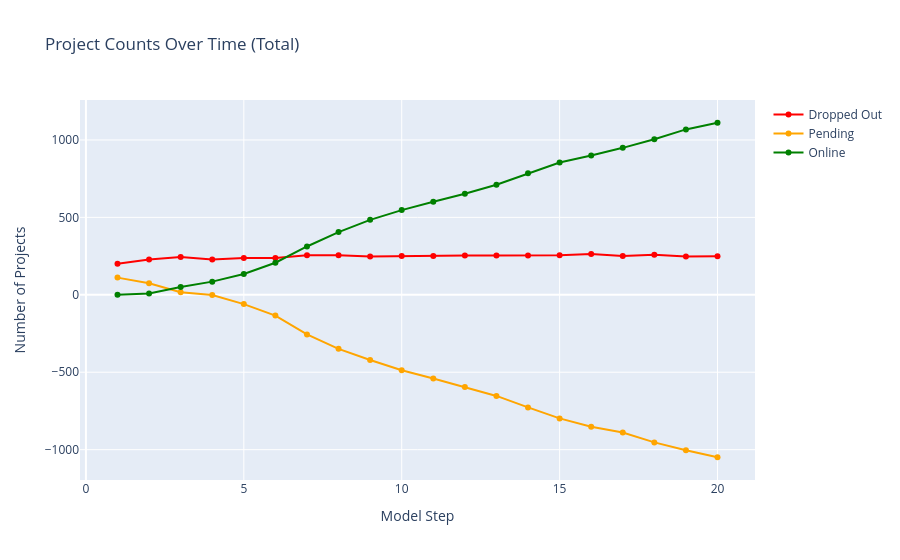
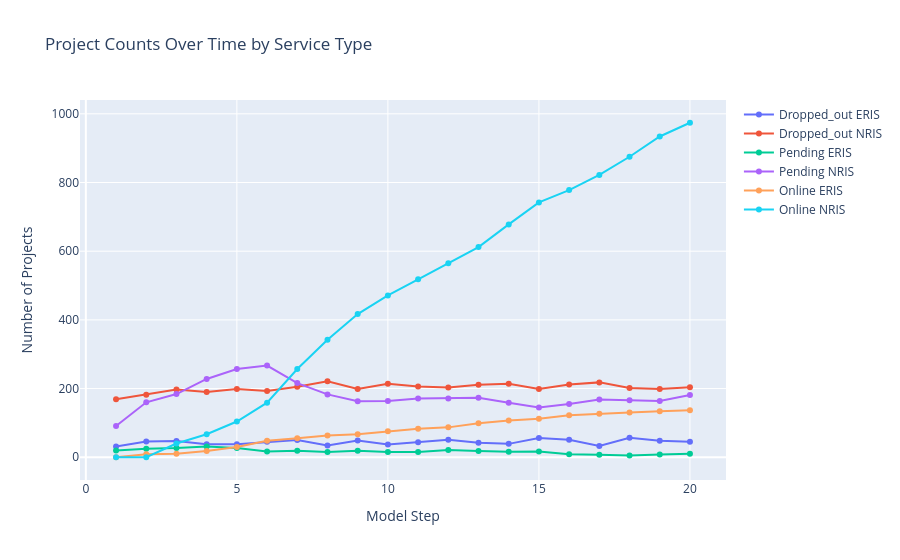
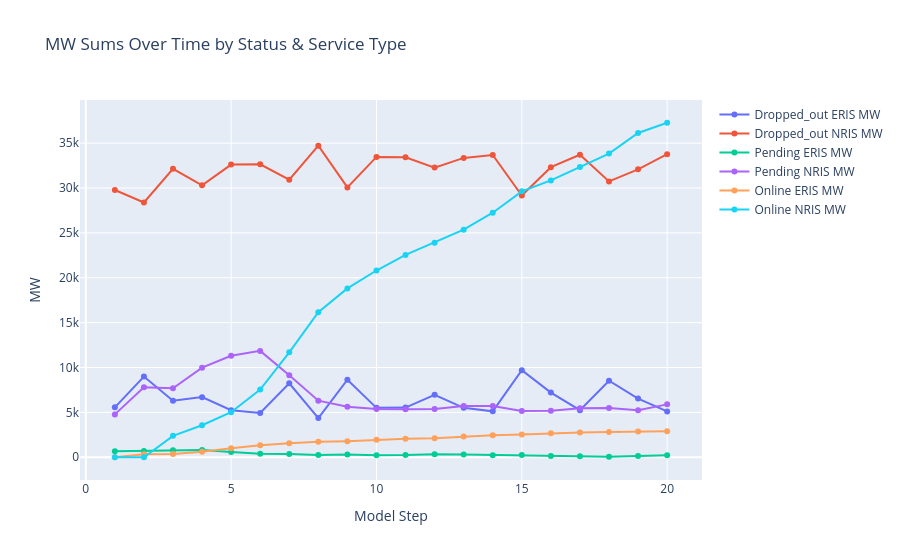

Write notebook code for charts like these, in order.
### Markdown cell above
# System Plots

### Code cell
import pandas as pd
import plotly.graph_objects as go

# Load your CSV with model-level summaries
df = pd.read_csv("model_round_summary.csv")
loads = [
    832781, 874976, 923354, 978959, 1031851, 1099623, 1175225, 1248118,
    1279778, 1305481, 1328045, 1352954, 1366152, 1382541, 1397072, 1416841,
    1426536, 1440664, 1454597, 1473297, 1482068
]

# Growth percentages
growth = [
    4.8, 2.9, 5.1, 5.5, 6.0, 5.4, 6.6, 6.9, 6.2, 2.5,
    2.0, 1.7, 1.9, 1.0, 1.2, 1.1, 1.4, 0.7, 1.0, 1.0, 1.3
]

# Years starting from 2026
years = list(range(2026, 2026 + len(loads)))

# Make DataFrame
df_load = pd.DataFrame({
    "RTO": ["PJM RTO"] * len(loads),
    "Year": years,
    "Load": loads,
    "Growth (%)": growth
})

print(df_load)


# -------------------------------
# 1. Counts: dropped_out, pending, online (total)
fig_counts_total = go.Figure()
fig_counts_total.add_trace(go.Scatter(
    x=df['model_step'],
    y=df['dropped_out_count'],
    mode='lines+markers',
    name='Dropped Out',
    line=dict(color='red')
))
fig_counts_total.add_trace(go.Scatter(
    x=df['model_step'],
    y=df['pending_count'],
    mode='lines+markers',
    name='Pending',
    line=dict(color='orange')
))
fig_counts_total.add_trace(go.Scatter(
    x=df['model_step'],
    y=df['online_count'],
    mode='lines+markers',
    name='Online',
    line=dict(color='green')
))
fig_counts_total.update_layout(
    title="Project Counts Over Time (Total)",
    xaxis_title="Model Step",
    yaxis_title="Number of Projects"
)
fig_counts_total.show()

# -------------------------------
# 2. Counts by service type
status_types = ['dropped_out', 'pending', 'online']
service_types = ['eris', 'nris']

fig_counts_service = go.Figure()
for status in status_types:
    for service in service_types:
        col_name = f"{status}_{service}_count"
        fig_counts_service.add_trace(go.Scatter(
            x=df['model_step'],
            y=df[col_name],
            mode='lines+markers',
            name=f"{status.capitalize()} {service.upper()}",
        ))
fig_counts_service.update_layout(
    title="Project Counts Over Time by Service Type",
    xaxis_title="Model Step",
    yaxis_title="Number of Projects"
)
fig_counts_service.show()

# -------------------------------
# 3. MW by status & service type
fig_mw_service = go.Figure()
for status in status_types:
    for service in service_types:
        col_name = f"{status}_{service}_mw"
        fig_mw_service.add_trace(go.Scatter(
            x=df['model_step'],
            y=df[col_name],
            mode='lines+markers',
            name=f"{status.capitalize()} {service.upper()} MW",
        ))
fig_mw_service.update_layout(
    title="MW Sums Over Time by Status & Service Type",
    xaxis_title="Model Step",
    yaxis_title="MW"
)
fig_mw_service.show()

# -------------------------------
-
# 5. Construction Times
fig_construction = go.Figure()
fig_construction.add_trace(go.Scatter(
    x=df['model_step'],
    y=df['avg_construction_time'],
    mode='lines+markers',
    name='Avg Construction Time (All)',
    line=dict(color='blue')
))
fig_construction.add_trace(go.Scatter(
    x=df['model_step'],
    y=df['avg_construction_time_eris'],
    mode='lines+markers',
    name='Avg Construction Time (ERIS)',
    line=dict(color='green', dash='dash')
))
fig_construction.add_trace(go.Scatter(
    x=df['model_step'],
    y=df['avg_construction_time_nris'],
    mode='lines+markers',
    name='Avg Construction Time (NRIS)',
    line=dict(color='red', dash='dot')
))
fig_construction.update_layout(
    title="Average Construction Time Over Time",
    xaxis_title="Model Step",
    yaxis_title="Time (years)"
)
fig_construction.show()

# -------------------------------
# 6. Study Times
fig_study = go.Figure()
fig_study.add_trace(go.Scatter(
    x=df['model_step'],
    y=df['study_time_all'],
    mode='lines+markers',
    name='Avg Study Time (All)',
    line=dict(color='cyan')
))
fig_study.add_trace(go.Scatter(
    x=df['model_step'],
    y=df['study_time_eris'],
    mode='lines+markers',
    name='Avg Study Time (ERIS)',
    line=dict(color='lime', dash='dash')
))
fig_study.add_trace(go.Scatter(
    x=df['model_step'],
    y=df['study_time_nris'],
    mode='lines+markers',
    name='Avg Study Time (NRIS)',
    line=dict(color='magenta', dash='dot')
))
fig_study.update_layout(
    title="Average Study Time Over Time",
    xaxis_title="Model Step",
    yaxis_title="Time (years)"
)
fig_study.show()

# 7. Assigned Costs
fig_assigned_cost = go.Figure()
fig_assigned_cost.add_trace(go.Scatter(
    x=df['model_step'],
    y=df['nu_all_avg'],
    mode='lines+markers',
    name='Avg Assigned Cost (All)',
    line=dict(color='blue')
))
fig_assigned_cost.add_trace(go.Scatter(
    x=df['model_step'],
    y=df['nu_eris_avg'],
    mode='lines+markers',
    name='Avg Assigned Cost (ERIS)',
    line=dict(color='green', dash='dash')
))
fig_assigned_cost.add_trace(go.Scatter(
    x=df['model_step'],
    y=df['nu_nris_avg'],
    mode='lines+markers',
    name='Avg Assigned Cost (NRIS)',
    line=dict(color='red', dash='dot')
))
fig_assigned_cost.update_layout(
    title="Average Assigned Cost Per Round",
    xaxis_title="Model Step",
    yaxis_title="Cost (currency units)",  # adjust as needed
    template="plotly_white"
)
fig_assigned_cost.show()

#Capacity Price

fig_capacity = go.Figure()
fig_capacity.add_trace(go.Scatter(
    x=df['model_step'],
    y=df['capacity_price'],
    mode='lines',
    name='Capacity Price',
    line=dict(color='black')
))

fig_capacity.update_layout(
    title="Capacity Price Over Time",
    xaxis_title="Model Step",
    yaxis_title="$/MW-day",  # adjust as needed
    template="plotly_white"
)
fig_capacity.show()

#SMEC
fig_smec = go.Figure()
fig_smec.add_trace(go.Scatter(
    x=df['model_step'],
    y=df['system_marginal_energy_price'],
    mode='lines+markers',
    name='SMEC',
    line=dict(color='blue')
))

fig_smec.update_layout(
    title="SMEC Over Time",
    xaxis_title="Model Step",
    yaxis_title="$/MWh",  
    template="plotly_white"
)
fig_smec.show()
import plotly.graph_objects as go

# Assuming installed capacity is sum of online MWs per step
df['installed_capacity'] = df['online_eris_mw'] + df['online_nris_mw']
import plotly.graph_objects as go
import pandas as pd

# Example installed capacity from your df
df['installed_capacity'] = df['online_eris_mw'] + df['online_nris_mw']

# Convert load to GWh
loads_gwh = [x / 1000 for x in loads]

# Years corresponding to the load
years = list(range(2026, 2026 + len(loads_gwh)))

# Make figure
fig_load_capacity = go.Figure()

# Plot installed capacity
fig_load_capacity.add_trace(go.Scatter(
    x=years,
    y=df['installed_capacity'][:len(years)],
    mode='lines+markers',
    name='Installed Capacity (MW)',
    line=dict(color='blue')
))

# Plot load in GWh
fig_load_capacity.add_trace(go.Scatter(
    x=years,
    y=loads_gwh,
    mode='lines+markers',
    name='Load (GWh)',
    line=dict(color='red'),
    yaxis='y2'
))

# Add secondary y-axis
fig_load_capacity.update_layout(
    title="Installed Capacity vs Load (GWh)",
    xaxis_title="Year",
    yaxis=dict(title="Installed Capacity (MW)", side="left"),
    yaxis2=dict(title="Load (GWh)", overlaying='y', side='right'),
    template="plotly_white"
)

fig_load_capacity.show()

### Figure 1 — Plotly figure (JSON) as saved in the notebook; plotly's stock layout.template omitted (floating-point values rounded to 4 significant figures)
{"data": [{"line": {"color": "red"}, "mode": "lines+markers", "name": "Dropped Out", "type": "scatter", "x": [1, 2, 3, 4, 5, 6, 7, 8, 9, 10, 11, 12, 13, 14, 15, 16, 17, 18, 19, 20], "y": [200, 228, 244, 228, 237, 238, 255, 255, 248, 251, 250, 254, 253, 253, 255, 263, 251, 259, 247, 249]}, {"line": {"color": "orange"}, "mode": "lines+markers", "name": "Pending", "type": "scatter", "x": [1, 2, 3, 4, 5, 6, 7, 8, 9, 10, 11, 12, 13, 14, 15, 16, 17, 18, 19, 20], "y": [111, 74, 17, -2, -60, -134, -256, -349, -421, -487, -540, -595, -653, -727, -798, -852, -889, -953, -1004, -1049]}, {"line": {"color": "green"}, "mode": "lines+markers", "name": "Online", "type": "scatter", "x": [1, 2, 3, 4, 5, 6, 7, 8, 9, 10, 11, 12, 13, 14, 15, 16, 17, 18, 19, 20], "y": [0, 9, 50, 85, 134, 207, 312, 405, 484, 547, 601, 652, 711, 785, 854, 900, 949, 1005, 1068, 1111]}], "layout": {"title": {"text": "Project Counts Over Time (Total)"}, "xaxis": {"title": {"text": "Model Step"}}, "yaxis": {"title": {"text": "Number of Projects"}}}}

### Figure 2 — Plotly figure (JSON) as saved in the notebook; plotly's stock layout.template omitted (floating-point values rounded to 4 significant figures)
{"data": [{"mode": "lines+markers", "name": "Dropped_out ERIS", "type": "scatter", "x": [1, 2, 3, 4, 5, 6, 7, 8, 9, 10, 11, 12, 13, 14, 15, 16, 17, 18, 19, 20], "y": [31, 46, 47, 38, 38, 45, 50, 34, 49, 37, 44, 51, 42, 39, 56, 51, 33, 57, 48, 45]}, {"mode": "lines+markers", "name": "Dropped_out NRIS", "type": "scatter", "x": [1, 2, 3, 4, 5, 6, 7, 8, 9, 10, 11, 12, 13, 14, 15, 16, 17, 18, 19, 20], "y": [169, 182, 197, 190, 199, 193, 205, 221, 199, 214, 206, 203, 211, 214, 199, 212, 218, 202, 199, 204]}, {"mode": "lines+markers", "name": "Pending ERIS", "type": "scatter", "x": [1, 2, 3, 4, 5, 6, 7, 8, 9, 10, 11, 12, 13, 14, 15, 16, 17, 18, 19, 20], "y": [20, 25, 27, 31, 27, 17, 19, 15, 19, 15, 15, 21, 18, 16, 17, 9, 7, 5, 8, 10]}, {"mode": "lines+markers", "name": "Pending NRIS", "type": "scatter", "x": [1, 2, 3, 4, 5, 6, 7, 8, 9, 10, 11, 12, 13, 14, 15, 16, 17, 18, 19, 20], "y": [91, 160, 184, 228, 257, 267, 216, 183, 163, 164, 171, 171, 173, 159, 145, 155, 168, 166, 164, 181]}, {"mode": "lines+markers", "name": "Online ERIS", "type": "scatter", "x": [1, 2, 3, 4, 5, 6, 7, 8, 9, 10, 11, 12, 13, 14, 15, 16, 17, 18, 19, 20], "y": [0, 9, 10, 18, 30, 48, 55, 63, 67, 76, 83, 87, 99, 107, 112, 122, 127, 130, 134, 137]}, {"mode": "lines+markers", "name": "Online NRIS", "type": "scatter", "x": [1, 2, 3, 4, 5, 6, 7, 8, 9, 10, 11, 12, 13, 14, 15, 16, 17, 18, 19, 20], "y": [0, 0, 40, 67, 104, 159, 257, 342, 417, 471, 518, 565, 612, 678, 742, 778, 822, 875, 934, 974]}], "layout": {"title": {"text": "Project Counts Over Time by Service Type"}, "xaxis": {"title": {"text": "Model Step"}}, "yaxis": {"title": {"text": "Number of Projects"}}}}

### Figure 3 — Plotly figure (JSON) as saved in the notebook; plotly's stock layout.template omitted (floating-point values rounded to 4 significant figures)
{"data": [{"mode": "lines+markers", "name": "Dropped_out ERIS MW", "type": "scatter", "x": [1, 2, 3, 4, 5, 6, 7, 8, 9, 10, 11, 12, 13, 14, 15, 16, 17, 18, 19, 20], "y": [5559.0, 8991.0, 6293.0, 6698.0, 5241.0, 4933.0, 8242.0, 4360.0, 8642.0, 5503.0, 5534.0, 6954.0, 5507.0, 5114.0, 9696.0, 7209.0, 5241.0, 8523.0, 6537.0, 5105.0]}, {"mode": "lines+markers", "name": "Dropped_out NRIS MW", "type": "scatter", "x": [1, 2, 3, 4, 5, 6, 7, 8, 9, 10, 11, 12, 13, 14, 15, 16, 17, 18, 19, 20], "y": [29770.0, 28390.0, 32140.0, 30300.0, 32610.0, 32640.0, 30920.0, 34710.0, 30070.0, 33460.0, 33420.0, 32270.0, 33350.0, 33680.0, 29170.0, 32320.0, 33700.0, 30730.0, 32080.0, 33760.0]}, {"mode": "lines+markers", "name": "Pending ERIS MW", "type": "scatter", "x": [1, 2, 3, 4, 5, 6, 7, 8, 9, 10, 11, 12, 13, 14, 15, 16, 17, 18, 19, 20], "y": [672.8, 706.9, 772.9, 812.1, 593.1, 395.4, 348.6, 258.4, 306.4, 223.0, 237.0, 328.1, 297.0, 236.4, 244.8, 132.4, 114.0, 64.0, 129.0, 210.0]}, {"mode": "lines+markers", "name": "Pending NRIS MW", "type": "scatter", "x": [1, 2, 3, 4, 5, 6, 7, 8, 9, 10, 11, 12, 13, 14, 15, 16, 17, 18, 19, 20], "y": [4777.0, 7797.0, 7678.0, 9985.0, 11310.0, 11850.0, 9135.0, 6303.0, 5622.0, 5369.0, 5346.0, 5376.0, 5703.0, 5712.0, 5160.0, 5167.0, 5472.0, 5486.0, 5243.0, 5893.0]}, {"mode": "lines+markers", "name": "Online ERIS MW", "type": "scatter", "x": [1, 2, 3, 4, 5, 6, 7, 8, 9, 10, 11, 12, 13, 14, 15, 16, 17, 18, 19, 20], "y": [0.0, 346.9, 361.9, 618.8, 994.8, 1343.0, 1573.0, 1725.0, 1793.0, 1950.0, 2054.0, 2125.0, 2300.0, 2451.0, 2533.0, 2676.0, 2746.0, 2808.0, 2860.0, 2902.0]}, {"mode": "lines+markers", "name": "Online NRIS MW", "type": "scatter", "x": [1, 2, 3, 4, 5, 6, 7, 8, 9, 10, 11, 12, 13, 14, 15, 16, 17, 18, 19, 20], "y": [0.0, 0.0, 2384.0, 3568.0, 5023.0, 7536.0, 11690.0, 16170.0, 18810.0, 20810.0, 22540.0, 23910.0, 25360.0, 27250.0, 29630.0, 30850.0, 32330.0, 33830.0, 36130.0, 37270.0]}], "layout": {"title": {"text": "MW Sums Over Time by Status & Service Type"}, "xaxis": {"title": {"text": "Model Step"}}, "yaxis": {"title": {"text": "MW"}}}}
